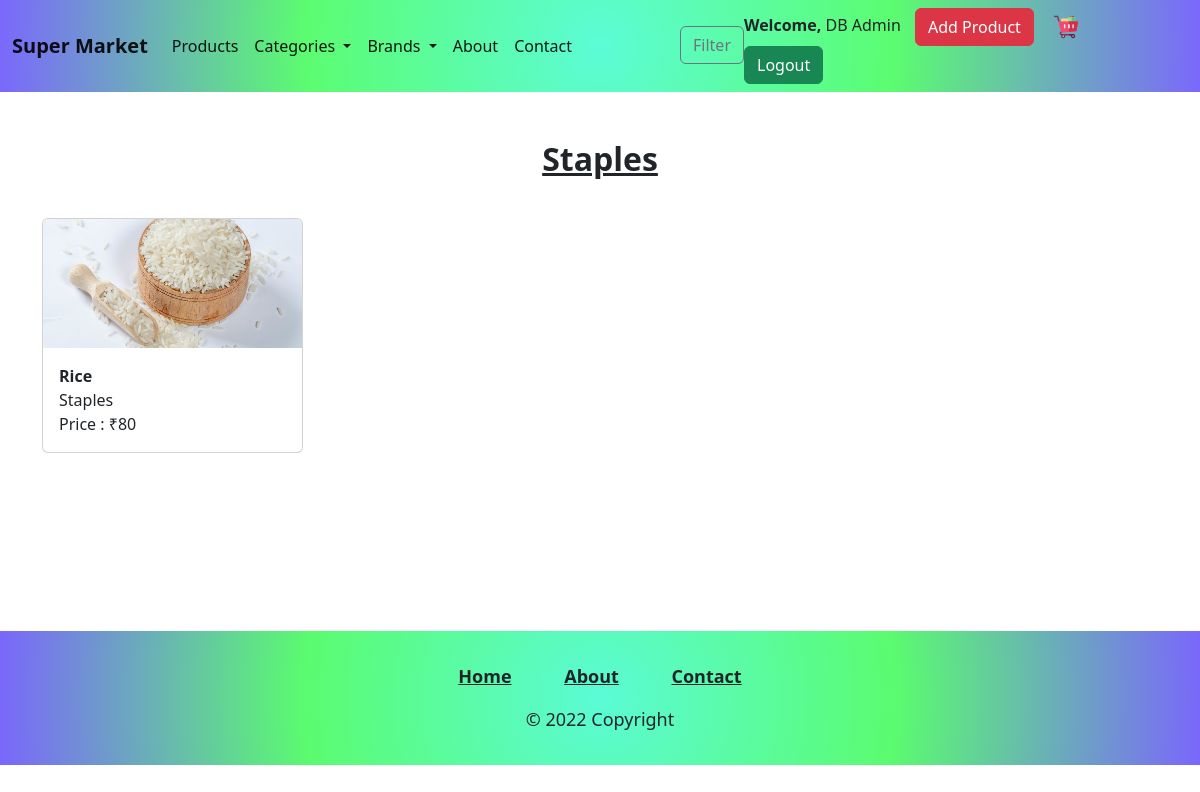
The page /products.php?category=Staples (signed in) on the database its author committed.
### tables this page shows
CREATE TABLE `products` (
  `id` int(11) NOT NULL,
  `name` varchar(255) NOT NULL,
  `description` varchar(255) NOT NULL,
  `category` varchar(255) NOT NULL,
  `brand` varchar(255) NOT NULL,
  `price` int(11) NOT NULL,
  `img_path` varchar(255) NOT NULL
);

### products.php (the view, shortened to what this page needs)
<!DOCTYPE html>
<html lang="en">
<head>
    <link href="https://cdn.jsdelivr.net/npm/bootstrap@5.2.1/dist/css/bootstrap.min.css" rel="stylesheet">
    <link rel="stylesheet" href="assets/css/style.css">
    <link rel="stylesheet" href="assets/css/home.css">
</head>
<body>
    <?php include 'includes/login-navbar.php' ?>
    <div class="container">
        <?php
        $cate = isset($_GET['category']);
        $bran = isset($_GET['brand']);
        if (isset($_POST['category']) && isset($_POST['brand'])) {
        ?>
            <h2 class="text-center fw-bolder text-decoration-underline mt-5 mb-3"><?php echo $_POST['brand']; ?> in <?php echo $_POST['category']; ?></h2>
            <div class="row">
                <?php
                $categ = $_POST['category'];
                $brand = $_POST['brand'];
                $query = "SELECT * FROM products WHERE brand='$brand' and category='$categ'";
                $result = mysqli_query($con, $query) or die($mysqli_error($con));
                $num = mysqli_num_rows($result);
                if ($num == 0) {
                ?>
                    <script>
                        window.alert("No Products Found");
                        location.href = "products.php";
                    </script>
                <?php
                }
                while ($row = mysqli_fetch_array($result)) {
                ?>
                    <div class="col-md-4 col-6 col-xl-3 col-sm-6 mb-4 mt-4 col-xxl-2">
                        <a href="product_desc.php?id=<?php echo $row['id']; ?>" class="text-decoration-none text-dark">
                            <div class="card" style="width: 100%; ">
                                <img src="<?php echo $row['img_path'] ?>" class="card-img-top" alt="..." style="height: 129px; width: 100%; object-fit: cover;">
                                <div class="card-body">
                                    <p class="card-title fw-bold mb-0 pb-0"><?php echo $row['name']; ?></p>
                                    <div class="mt-0 pt-0">
                                        <p class="m-0 p-0"><?php echo $row['category']; ?></p>
                                        <p class="m-0 p-0"> Price : ₹<?php echo $row['price']; ?></p>
                                    </div>
                                </div>
                            </div>
                        </a>
                    </div>
                <?php
                }
                ?>
            </div>
        <?php
        } elseif (!isset($_GET['brand'])) {
        ?>
            <h2 class="text-center fw-bolder text-decoration-underline mt-5 mb-3"><?php echo $_GET['category']; ?></h2>
            <div class="row">
                <?php
                $category = $_GET['category'];
                $query = "SELECT * FROM products WHERE category='$category'";
                $result = mysqli_query($con, $query) or die($mysqli_error($con));
                $num = mysqli_num_rows($result);
                ?>
                <?php
                while ($row = mysqli_fetch_array($result)) {
                ?>
                    <div class="col-md-4 col-6 col-xl-3 col-sm-6 mb-4 mt-4 col-xxl-2">
                        <a href="product_desc.php?id=<?php echo $row['id']; ?>" class="text-decoration-none text-dark">
                            <div class="card" style="width: 100%; ">
                                <img src="<?php echo $row['img_path'] ?>" class="card-img-top" alt="..." style="height: 129px; width: 100%; object-fit: cover;">
                                <div class="card-body">
                                    <p class="card-title fw-bold mb-0 pb-0"><?php echo $row['name']; ?></p>
                                    <div class="mt-0 pt-0">
                                        <p class="m-0 p-0"><?php echo $row['category']; ?></p>
                                        <p class="m-0 p-0"> Price : ₹<?php echo $row['price']; ?></p>
                                    </div>
                                </div>
                            </div>
                        </a>
                    </div>
                <?php
                }
                ?>
            </div>
        <?php
        }
        if ($num < 7) {
        ?>
            <div class="row justify-content-center align-items-center" style="height: 19.2vh;"></div>
        <?php
        }
        ?>
    </div>
    <?php include 'includes/login-footer.php' ?>
</body>
</html>

### rows shown on the page
products: img_path (picture), name "Rice", category "Staples", price "80"

### other values the page prints
$_SESSION['name'] "DB Admin"
$_GET['category'] "Staples"
